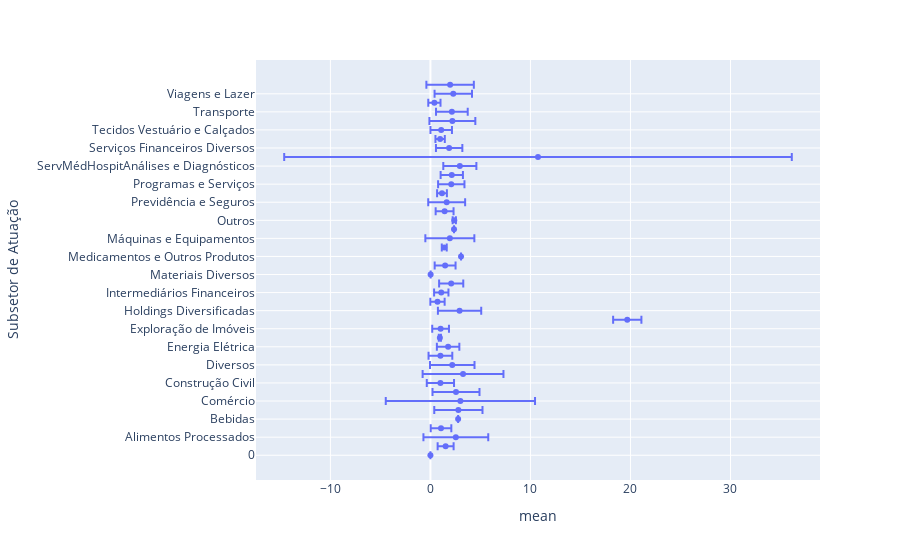

The notebook cell saved with this chart:
### Code cell
#Indicadores fundamentalista agrupados por subsetor - c/ desvios
fig = px.scatter(res['P/VP'], y=res['P/VP'].index, x='mean', error_x='std', hover_data=['count', 'min', 'max'])
fig.show()

### Figure 1 — Plotly figure (JSON) as saved in the notebook; plotly's stock layout.template omitted (floating-point values rounded to 4 significant figures)
{"data": [{"customdata": [[8, 0, 0], [6, 0.12, 2.15], [12, 0.13, 12.26], [3, 0.29, 2.23], [1, 2.77, 2.77], [2, 1.09, 4.5], [26, 0.02, 39.12], [13, 0.27, 7.35], [24, 0.01, 6.2], [10, 0.24, 12.08], [10, 0.4, 7.72], [2, 0.16, 1.84], [68, 0.27, 6.1], [2, 0.87, 1.02], [13, 0.03, 2.63], [3, 18.8, 21.31], [5, 1.04, 6.27], [3, 0.07, 1.48], [48, 0.28, 3.92], [6, 0.43, 2.88], [1, 0.02, 0.02], [12, 0.39, 3.58], [1, 3.06, 3.06], [6, 1.08, 1.8], [17, 0.07, 9.66], [1, 2.36, 2.36], [2, 2.27, 2.5], [12, 0, 2.79], [17, 0.32, 7.87], [3, 0.83, 1.72], [12, 0.62, 4.38], [13, 1.01, 3.81], [11, 1.11, 5.84], [7, 0.55, 68.29], [5, 0.1, 3.66], [15, 0.48, 1.75], [28, 0, 4.22], [7, 0.58, 6.95], [19, 0.29, 7.33], [3, 0, 1.1], [9, 0.03, 4.79], [7, 0.64, 7.02]], "error_x": {"array": [0, 0.7981, 3.24, 1.03, null, 2.411, 7.462, 2.349, 1.362, 4.041, 2.225, 1.188, 1.123, 0.1061, 0.8364, 1.413, 2.165, 0.7149, 0.7169, 1.207, null, 1.044, null, 0.2478, 2.45, null, 0.1626, 0.8945, 1.845, 0.4899, 1.319, 1.115, 1.654, 25.37, 1.319, 0.4672, 1.075, 2.296, 1.585, 0.6108, 1.871, 2.373]}, "hovertemplate": "mean=%{x}<br>Subsetor de Atuação=%{y}<br>count=%{customdata[0]}<br>min=%{customdata[1]}<br>max=%{customdata[2]}<extra></extra>", "legendgroup": "", "marker": {"color": "#636efa", "symbol": "circle"}, "mode": "markers", "name": "", "orientation": "h", "showlegend": false, "type": "scatter", "x": [0, 1.52, 2.542, 1.06, 2.77, 2.795, 2.997, 2.558, 0.9983, 3.261, 2.183, 1, 1.768, 0.945, 1.018, 19.68, 2.914, 0.7067, 1.085, 2.077, 0.02, 1.469, 3.06, 1.383, 1.943, 2.36, 2.385, 1.418, 1.626, 1.157, 2.085, 2.135, 2.941, 10.76, 1.872, 0.9707, 1.079, 2.194, 2.145, 0.3967, 2.286, 1.969], "xaxis": "x", "y": [0, "Agropecuária", "Alimentos Processados", "Automóveis e Motocicletas", "Bebidas", "Computadores e Equipamentos", "Comércio", "Comércio e Distribuição", "Construção Civil", "Construção e Engenharia", "Diversos", "Embalagens", "Energia Elétrica", "Equipamentos", "Exploração de Imóveis", "Gás", "Holdings Diversificadas", "Hoteis e Restaurantes", "Intermediários Financeiros", "Madeira e Papel", "Materiais Diversos", "Material de Transporte", "Medicamentos e Outros Produtos", "Mineração", "Máquinas e Equipamentos", "Mídia", "Outros", "Petróleo Gás e Biocombustíveis", "Previdência e Seguros", "Produtos de Uso Pessoal e de Limpeza", "Programas e Serviços", "Químicos", "ServMédHospitAnálises e Diagnósticos", "Serviços", "Serviços Financeiros Diversos", "Siderurgia e Metalurgia", "Tecidos Vestuário e Calçados", "Telecomunicações", "Transporte", "Utilidades Domésticas", "Viagens e Lazer", "Água e Saneamento"], "yaxis": "y"}], "layout": {"legend": {"tracegroupgap": 0}, "margin": {"t": 60}, "xaxis": {"anchor": "y", "domain": [0, 1], "title": {"text": "mean"}}, "yaxis": {"anchor": "x", "domain": [0, 1], "title": {"text": "Subsetor de Atuação"}}}}
